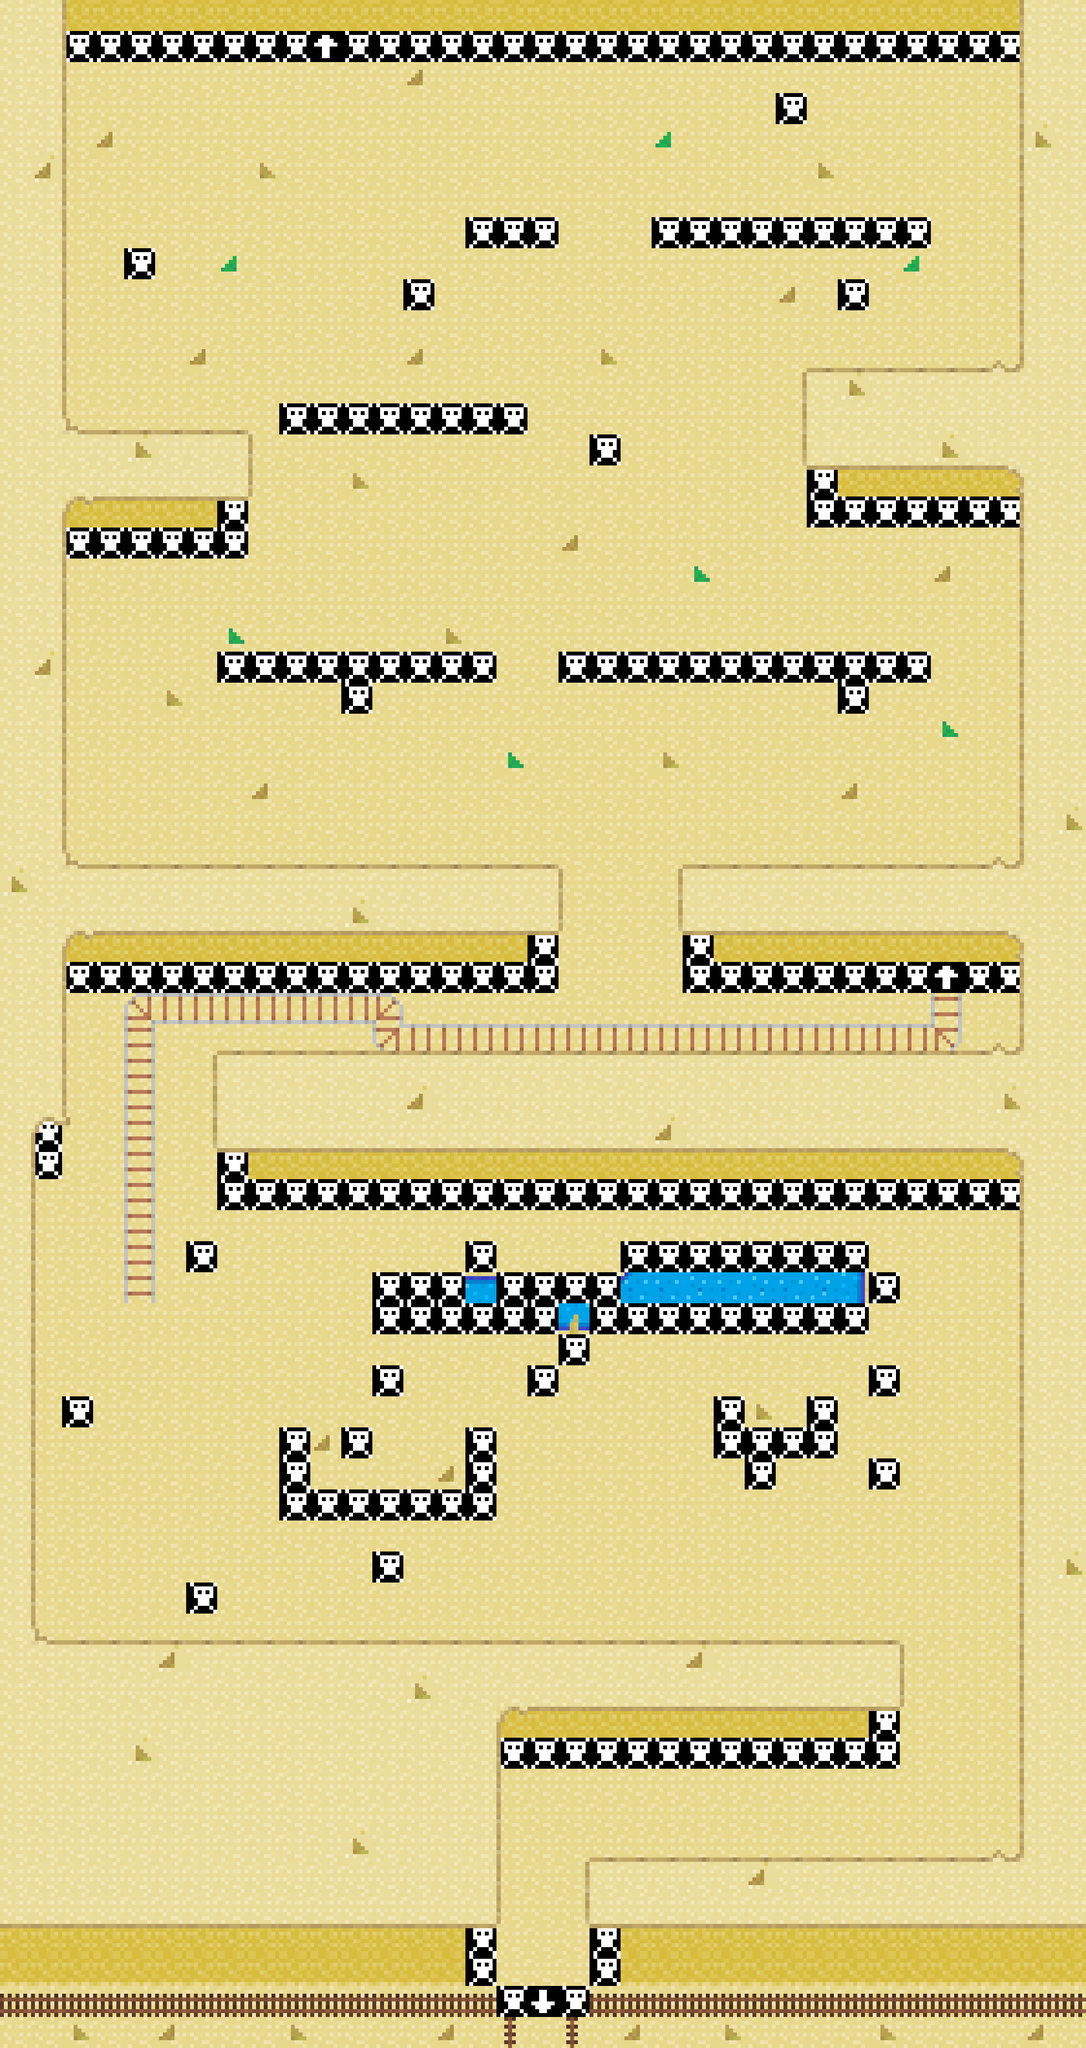

This game map was drawn from its Tiled (.tmx) file and the tilesets committed beside it. A one-line description and the trimmed map source follow:
An orthogonal 35x66 tile map with 64x64 px tiles, 4 tile layers (Tile Layer 1, obj, collisions, toplayer).

<map version="1.0" orientation="orthogonal" width="35" height="66" tilewidth="64" tileheight="64">
 <tileset firstgid="1" name="deserttiles" tilewidth="64" tileheight="64" spacing="2" margin="1">
  <image source="../gfx/deserttiles.png" width="528" height="1848" />
  <tile id="63">
   <properties>
    <property name="" value="" />
   </properties>
  </tile>
  <tile id="103">
   <properties>
    <property name="door" value="" />
   </properties>
  </tile>
  <tile id="116">
   <properties>
    <property name="down" value="" />
   </properties>
  </tile>
  <tile id="117">
   <properties>
    <property name="up" value="" />
   </properties>
  </tile>
  <tile id="119">
   <properties>
    <property name="collision" value="" />
   </properties>
  </tile>
 </tileset>
 <layer name="Tile Layer 1" width="35" height="66">
  <data>[2310 cells, 2310 non-empty, 39 distinct tile ids]</data>
 </layer>
 <layer name="obj" width="35" height="66">
  <data>[2310 cells, 30 non-empty, 12 distinct tile ids]</data>
 </layer>
 <layer name="collisions" width="35" height="66">
  <data>[2310 cells, 440 non-empty, 3 distinct tile ids]</data>
 </layer>
 <layer name="toplayer" width="35" height="66">
  <data>[2310 cells, 569 non-empty, 14 distinct tile ids]</data>
 </layer>
</map>
